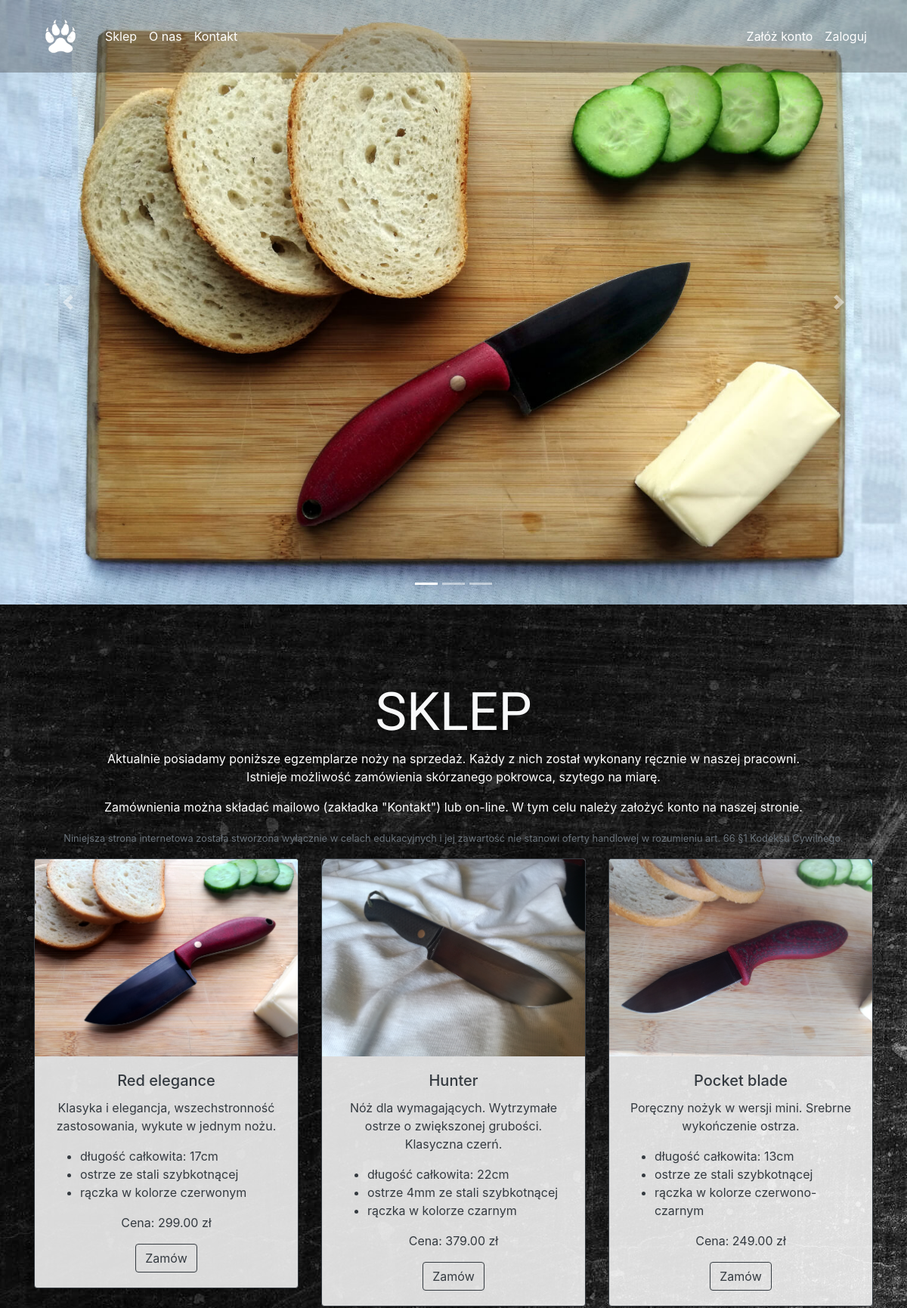
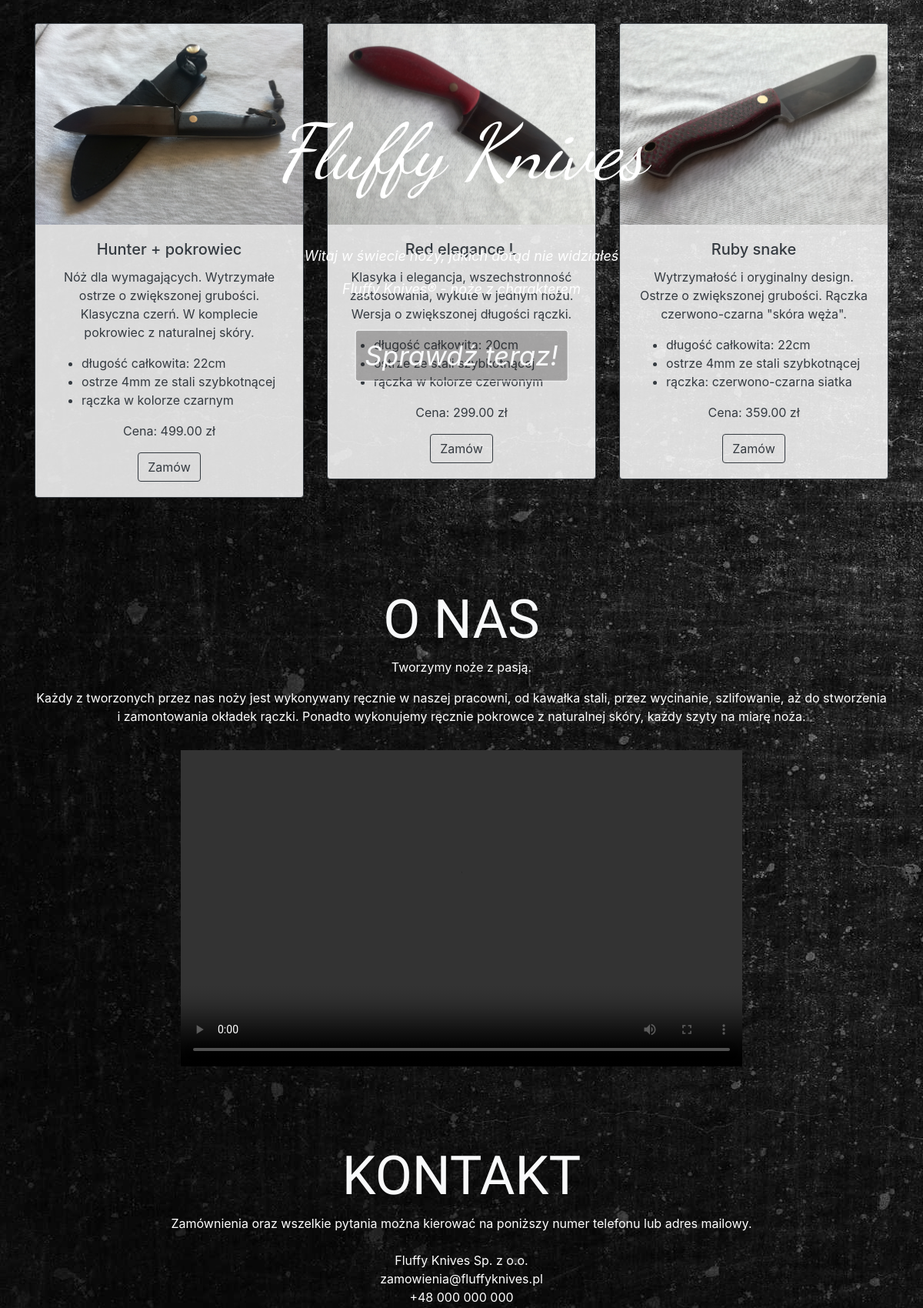
The page / (upper part) on the database its author committed (2 pictures, top to bottom).
### app_files/db_models.py (models this page shows, shortened)
class Item(db.Model):
    __tablename__ = 'Item'
    id = db.Column(db.Integer, primary_key=True)
    item_name = db.Column(db.String(30), unique=True, nullable=False)
    item_main_description = db.Column(db.String(30))
    item_points_description = db.Column(db.String(200))
    item_image = db.Column(db.String(30), nullable=False)
    item_price = db.Column(db.Float, nullable=False)

### app_files/routes.py (the view)
@app.route('/')
def root():
    items_list = Item.query.all()
    return render_template('main.html', items_list=items_list)

### app_files/templates/main.html (shortened to what this page needs)
{% extends "layout.html" %}
{% block navbarposition %}
<nav class="navbar navbar-expand-md navbar-dark fixed-top Bggrey" id="navbarMain">
{% endblock %}
{% block content %}
<div class="Toptext">
	<p class="Logo">Fluffy Knives</p>
	<p>Witaj w świecie noży, jakich dotąd nie widziałeś</p>
	<p>Fluffy Knives&reg; - noże z charakterem</p><br/>
	<a href="#shop" class="btn btn-outline-light Bggrey">Sprawdź teraz!</a>
</div>
<div id="carouselMain" class="carousel slide" data-ride="carousel">
	<ol class="carousel-indicators">
		<li data-target="#carouselMain" data-slide-to="0" class="active"></li>
		<li data-target="#carouselMain" data-slide-to="1"></li>
		<li data-target="#carouselMain" data-slide-to="2"></li>
	</ol>
	<div class="carousel-inner">
		<div class="carousel-item active">
			<img src="{{ url_for('static', filename='images/carousel1.jpg') }}">
		</div>
	</div>
	<a class="carousel-control-prev" href="#carouselMain" role="button" data-slide="prev">
		<span class="carousel-control-prev-icon" aria-hidden="true"></span>
	</a>
	<a class="carousel-control-next" href="#carouselMain" role="button" data-slide="next">
		<span class="carousel-control-next-icon" aria-hidden="true"></span>
	</a>
</div>
<div class="container">
	<div id="shop">
		<div class="text-center">
			<h1 class="text-light Sekcja">SKLEP</h1>
			<p>Aktualnie posiadamy poniższe egzemplarze noży na sprzedaż. Każdy z nich został wykonany ręcznie w naszej pracowni.<br/> Istnieje możliwość zamówienia skórzanego pokrowca, szytego na miarę.</p>
			<p>Zamównienia można składać mailowo (zakładka "Kontakt") lub on-line. W tym celu należy założyć konto na naszej stronie.</p>
			<small class="text-muted">Niniejsza strona internetowa została stworzona wyłącznie w celach edukacyjnych i jej zawartość nie stanowi oferty handlowej w rozumieniu art. 66 §1 Kodeksu Cywilnego.</small>
		</div>
		<div class="row">
			{% for i in items_list %}
				<div class="col-lg-4 col-md-6 col-sm-12 col-xs-12">
					<div class="card border-dark text-dark mb-3 mt-3">
						<img class="card-img-top img-fluid"
						src="{{url_for('static', filename='images/shop/'+ i.item_image)}}"
						alt="Card image cap">
						<div class="card-body">
							<h5 class="card-title text-center">{{ i.item_name }}</h5>
							<p class="card-text text-center">{{ i.item_main_description }}</p>
							{{ i.item_points_description | safe}}
							<p class="card-text text-center">Cena: {{ "%.2f" % i.item_price }} zł</p>
							<form action = "/cart" method = "POST">
								<div class="text-center">
									<button class="btn btn-outline-dark" name="ordered_item_ID" value="{{ i.id }}">Zamów</button>
								</div>
							</form>
						</div>
					</div>
				</div>
			{% endfor %}
		</div>
	</div>
	<div id="aboutus">
		<h1 class="text-light text-center Sekcja">O NAS</h1>
		<p class="text-center">Tworzymy noże z pasją.</p>
		<p class="text-center">Każdy z tworzonych przez nas noży jest wykonywany ręcznie w naszej pracowni, od kawałka stali, przez wycinanie, szlifowanie, aż do stworzenia i zamontowania okładek rączki. Ponadto wykonujemy ręcznie pokrowce z naturalnej skóry, każdy szyty na miarę noża.</p>
		<div class="row">
			<div class="col-lg-8 offset-lg-2 col-xs-12">
				<div class="text-center embed-responsive embed-responsive-16by9 mt-3">
					<video controls>
					<source src="{{ url_for('static', filename='video/FluffyKnives.mp4') }}" type="video/mp4">
					</video>
				</div>
			</div>
		</div>
	</div>
	<div id="contact">
		<h1 class="text-light text-center Sekcja">KONTAKT</h1>
		<p class="text-center">Zamównienia oraz wszelkie pytania można kierować na poniższy numer telefonu lub adres mailowy.<br/><br/>
		Fluffy Knives Sp. z o.o.<br/>
		zamowienia@fluffyknives.pl<br/>
		+48 000 000 000</p>
	</div>
</div>
{% endblock content %}

### app_files/static/css/customstyle.css (style rules this page uses)
body { background-image: url("../images/bgimage.jpg"); color: white; }
.Toptext { position: absolute; top: 50%; left: 50%; color: #fff; text-align: center; transform: translate(-50%, -50%); z-index: 12; }
.Toptext .Logo { font-family: 'Dancing Script', cursive; font-size: 40px; white-space: nowrap; }
.Toptext p { font-size: 12px; font-style: italic; }
.Toptext a { font-size: 24px; font-style: italic; }
@media (min-width: 576px) { .Toptext .Logo { font-size: 80px; } }
@media (min-width: 576px) { .Toptext p { font-size: 16px; } }
@media (min-width: 576px) { .Toptext a { font-size: 35px; } }
@media (min-width: 992px) { .Toptext .Logo { padding-bottom: 30px; font-size: 100px; } }
@media (min-width: 992px) { .Toptext p { font-size: 18px; } }
.Bggrey { background-color: rgba(31, 29, 29, 0.3); }
.carousel-item { height: 100vh; min-height: 300px; }
.carousel-item img { width: 100%; height: 100%; object-fit: cover; }
.card { background-color: rgba(255, 255, 255, 0.85); }
.Sekcja { padding-top: 100px; font-family: 'Markazi Text', serif; font-size: 70px; }

### rows shown on the page
Item: item_image (picture), item_name "Red elegance", item_main_description "Klasyka i elegancja, wszechstronność zastosowania, wykute w jednym nożu.", item_points_description "długość całkowita: 17cm ostrze ze stali szybkotnącej rączka w kolorze czerwonym", item_price "299.00", {{ i.id }} 1 (drawn)
Item: item_image (picture), item_name "Hunter", item_main_description "Nóż dla wymagających. Wytrzymałe ostrze o zwiększonej grubości. Klasyczna czerń.", item_points_description "długość całkowita: 22cm ostrze 4mm ze stali szybkotnącej rączka w kolorze czarnym", item_price "379.00", {{ i.id }} 2 (drawn)
Item: item_image (picture), item_name "Pocket blade", item_main_description "Poręczny nożyk w wersji mini. Srebrne wykończenie ostrza.", item_points_description "długość całkowita: 13cm ostrze ze stali szybkotnącej rączka w kolorze czerwono-czarnym", item_price "249.00", {{ i.id }} 3 (drawn)
Item: item_image (picture), item_name "Hunter + pokrowiec", item_main_description "Nóż dla wymagających. Wytrzymałe ostrze o zwiększonej grubości. Klasyczna czerń. W komplecie pokrowiec z naturalnej skóry.", item_points_description "długość całkowita: 22cm ostrze 4mm ze stali szybkotnącej rączka w kolorze czarnym", item_price "499.00", {{ i.id }} 4 (drawn)
Item: item_image (picture), item_name "Red elegance L", item_main_description "Klasyka i elegancja, wszechstronność zastosowania, wykute w jednym nożu. Wersja o zwiększonej długości rączki.", item_points_description "długość całkowita: 20cm ostrze ze stali szybkotnącej rączka w kolorze czerwonym", item_price "299.00", {{ i.id }} 5 (drawn)
Item: item_image (picture), item_name "Ruby snake", item_main_description "Wytrzymałość i oryginalny design. Ostrze o zwiększonej grubości. Rączka czerwono-czarna \"skóra węża\".", item_points_description "długość całkowita: 22cm ostrze 4mm ze stali szybkotnącej rączka: czerwono-czarna siatka", item_price "359.00", {{ i.id }} 6 (drawn)
